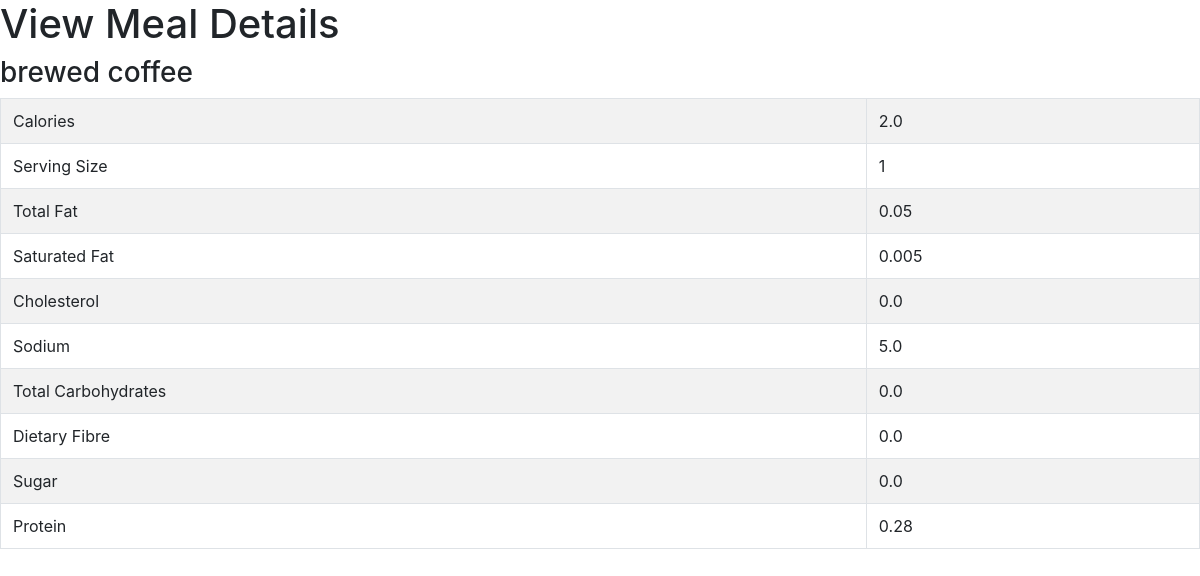
Page /view_meal/2 on the committed database.
### food/models.py (models this page shows, shortened)
class Meal(models.Model):
    BREAKFAST = 1
    MORNING_SNACK = 2
    LUNCH = 3
    AFTERNOON_SNACK = 4
    DINNER = 5
    EVENING_SNACK = 6
    MEAL_TIME_TYPES = (
        (BREAKFAST, "Breakfast"),
        (MORNING_SNACK, "Morning Snack"),
        (LUNCH, "Lunch"),
        (AFTERNOON_SNACK, "Afternoon Snack"),
        (DINNER, "Dinner"),
        (EVENING_SNACK, "Evening Snack")
    )
    food = models.ForeignKey(Food, verbose_name="Food" , on_delete = models.CASCADE)
    serving_size = models.IntegerField(verbose_name="Serving Size")
    meal_time = models.IntegerField(verbose_name="Meal Time", choices=MEAL_TIME_TYPES)
    def get_total_calories(self):
        return self.serving_size * self.food.calories
    def get_total_serving_size(self):
        return self.serving_size
    def get_total_total_fat(self):
        return self.serving_size * self.food.total_fat
    def get_total_saturated_fat(self):
        return self.serving_size * self.food.saturated_fat
    def get_total_cholesterol(self):
        return self.serving_size * self.food.cholesterol
    def get_total_sodium(self):
        return self.serving_size * self.food.sodium
    def get_total_total_carbohydrates(self):
        return self.serving_size * self.food.total_carbohydrate
    def get_total_dietary_fibre(self):
        return self.serving_size * self.food.dietary_fibre
    def get_total_sugar(self):
        return self.serving_size * self.food.sugar
    def get_total_protein(self):
        return self.serving_size * self.food.protein

class Food(models.Model):
    name = models.CharField(verbose_name="Food Name", max_length=200)
    calories = models.FloatField(verbose_name="Calories (kcal)")
    total_fat = models.FloatField(verbose_name="Total Fat (g)")
    saturated_fat = models.FloatField(verbose_name="Saturated Fat (g)")
    cholesterol = models.FloatField(verbose_name="Cholesterol (mg)")
    sodium = models.FloatField(verbose_name="Sodium (mg)")
    total_carbohydrate = models.FloatField(verbose_name="Total Carbohydrate (g)")
    dietary_fibre = models.FloatField(verbose_name="Dietary Fibre (g)")
    sugar = models.FloatField(verbose_name="Sugar (g)")
    protein = models.FloatField(verbose_name="Protein (g)")

### food/views.py (the view)
# urls.py: url(r'^view_meal/(?P<meal_id>\d+)$', view_meal, name='view-meal'),
def view_meal(request, meal_id):
    template = 'view_meal.html'
    meal = Meal.objects.get(id=int(meal_id))
    context = {
            'meal': meal,
        }
    return render(request, template, context)

### templates/view_meal.html (shortened to what this page needs)
<html>
	<head>
		<link rel="stylesheet" href="https://stackpath.bootstrapcdn.com/bootstrap/4.1.1/css/bootstrap.min.css">
	</head>
	<body>
		<h1>View Meal Details</h1>
		<h3>{{ meal.food.name }}</h3>
		<table class="table table-striped table-bordered">
			<tbody>
				<tr>
					<td>Calories</td>
					<td>{{ meal.get_total_calories }}</td>
				</tr>
				<tr>
					<td>Serving Size</td>
					<td>{{ meal.get_total_serving_size }}</td>
				</tr>
				<tr>
					<td>Total Fat</td>
					<td>{{ meal.get_total_total_fat }}</td>
				</tr>
				<tr>
					<td>Saturated Fat</td>
					<td>{{ meal.get_total_saturated_fat }}</td>
				</tr>
				<tr>
					<td>Cholesterol</td>
					<td>{{ meal.get_total_cholesterol }}</td>
				</tr>
				<tr>
					<td>Sodium</td>
					<td>{{ meal.get_total_sodium }}</td>
				</tr>
				<tr>
					<td>Total Carbohydrates</td>
					<td>{{ meal.get_total_total_carbohydrates }}</td>
				</tr>
				<tr>
					<td>Dietary Fibre</td>
					<td>{{ meal.get_total_dietary_fibre }}</td>
				</tr>
				<tr>
					<td>Sugar</td>
					<td>{{ meal.get_total_sugar }}</td>
				</tr>
				<tr>
					<td>Protein</td>
					<td>{{ meal.get_total_protein }}</td>
				</tr>
			</tbody>
		</table>
	</body>
</html>

### rows in the picture
Meal: food.name "brewed coffee", get_total_calories "2.0", get_total_serving_size "1", get_total_total_fat "0.05", get_total_saturated_fat "0.005", get_total_cholesterol "0.0", get_total_sodium "5.0", get_total_total_carbohydrates "0.0", get_total_dietary_fibre "0.0", get_total_sugar "0.0", get_total_protein "0.28"
